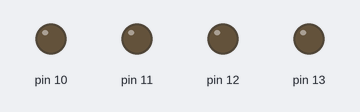
Simulated run of this sketch. Board: Arduino Uno, built with avr-gcc and run on an emulated ATmega328P. Parts: output pins drawn as LEDs (lit = HIGH).

Above: at 0.5 s.
At 2.5 s:
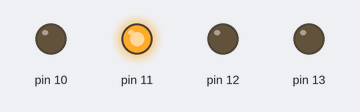
At 4.5 s:
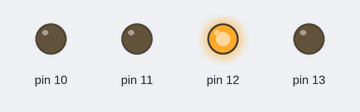
At 8.5 s:
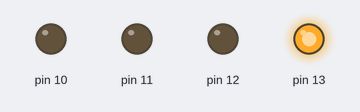
At 12.5 s:
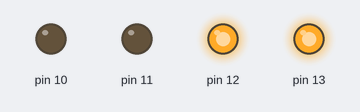
At 17.5 s:
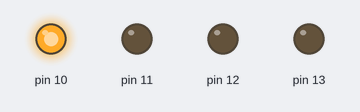
Timing chart, 0 to 18.4 s (numbered marks = the images above):
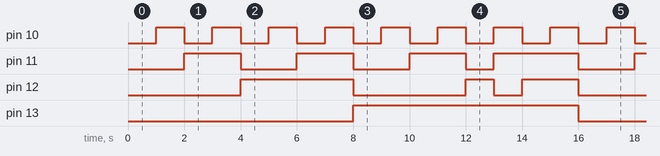

The sketch:

binarycounter.ino
```cpp
void setup()
{
  pinMode(13, OUTPUT);
  pinMode(12, OUTPUT);
  pinMode(11, OUTPUT);
  pinMode(10, OUTPUT);
}

void loop()
{
  // 0 → 0000
  digitalWrite(13, LOW);
  digitalWrite(12, LOW);
  digitalWrite(11, LOW);
  digitalWrite(10, LOW);
  delay(1000);

  // 1 → 0001
  digitalWrite(13, LOW);
  digitalWrite(12, LOW);
  digitalWrite(11, LOW);
  digitalWrite(10, HIGH);
  delay(1000);

  // 2 → 0010
  digitalWrite(13, LOW);
  digitalWrite(12, LOW);
  digitalWrite(11, HIGH);
  digitalWrite(10, LOW);
  delay(1000);

  // 3 → 0011
  digitalWrite(13, LOW);
  digitalWrite(12, LOW);
  digitalWrite(11, HIGH);
  digitalWrite(10, HIGH);
  delay(1000);

  // 4 → 0100
  digitalWrite(13, LOW);
  digitalWrite(12, HIGH);
  digitalWrite(11, LOW);
  digitalWrite(10, LOW);
  delay(1000);

  // 5 → 0101
  digitalWrite(13, LOW);
  digitalWrite(12, HIGH);
  digitalWrite(11, LOW);
  digitalWrite(10, HIGH);
  delay(1000);

  // 6 → 0110
  digitalWrite(13, LOW);
  digitalWrite(12, HIGH);
  digitalWrite(11, HIGH);
  digitalWrite(10, LOW);
  delay(1000);

  // 7 → 0111
  digitalWrite(13, LOW);
  digitalWrite(12, HIGH);
  digitalWrite(11, HIGH);
  digitalWrite(10, HIGH);
  delay(1000);

  // 8 → 1000
  digitalWrite(13, HIGH);
  digitalWrite(12, LOW);
  digitalWrite(11, LOW);
  digitalWrite(10, LOW);
  delay(1000);

  // 9 → 1001
  digitalWrite(13, HIGH);
  digitalWrite(12, LOW);
  digitalWrite(11, LOW);
  digitalWrite(10, HIGH);
  delay(1000);

  // 10 → 1010
  digitalWrite(13, HIGH);
  digitalWrite(12, LOW);
  digitalWrite(11, HIGH);
  digitalWrite(10, LOW);
  delay(1000);

  // 11 → 1011
  digitalWrite(13, HIGH);
  digitalWrite(12, LOW);
  digitalWrite(11, HIGH);
  digitalWrite(10, HIGH);
  delay(1000);

  // 12 → 1100
  digitalWrite(13, HIGH);
  digitalWrite(12, HIGH);
  digitalWrite(11, LOW);
  digitalWrite(10, LOW);
  delay(1000);

  // 13 → 1011
  digitalWrite(13, HIGH);
  digitalWrite(12, LOW);
  digitalWrite(11, HIGH);
  digitalWrite(10, HIGH);
  delay(1000);

  // 14 → 1110
  digitalWrite(13, HIGH);
  digitalWrite(12, HIGH);
  digitalWrite(11, HIGH);
  digitalWrite(10, LOW);
  delay(1000);

  // 15 → 1111
  digitalWrite(13, HIGH);
  digitalWrite(12, HIGH);
  digitalWrite(11, HIGH);
  digitalWrite(10, HIGH);
  delay(1000);
}
```

Measured:
- by itself, pin 10: alternates HIGH for 1.0 s and LOW for 1.0 s
- by itself, pin 11: repeats every 16.0 s: 2 × (LOW 2.0 s, HIGH 2.0 s), LOW 1.0 s, HIGH 3.0 s, LOW 2.0 s, HIGH 2.0 s
- by itself, pin 12: LOW → HIGH at 4.0 s, → LOW 4.0 s later, → HIGH 4.0 s later, → LOW 1.0 s later, … (13 changes in this stretch)
- by itself, pin 13: alternates HIGH for 8.0 s and LOW for 8.0 s
